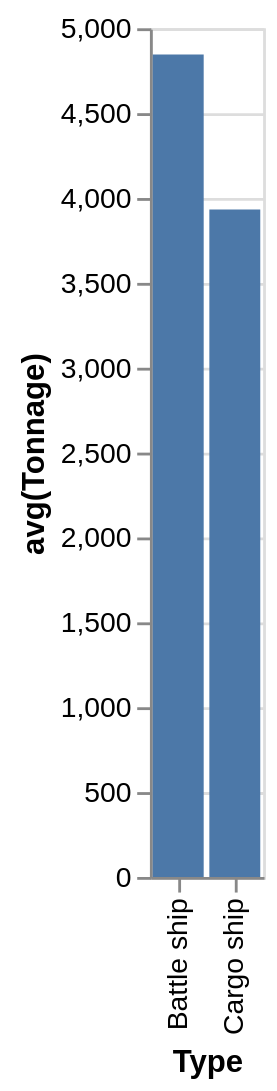

Write a Vega-Lite specification for this figure.
### Vega-Lite specification from a JSON file in a GitHub repository (floating-point values rounded to 4 significant figures)
{"data": {"values": [{"x_data": "Battle ship", "y_data": 4845}, {"x_data": "Cargo ship", "y_data": 3932.0}]}, "mark": "bar", "encoding": {"x": {"field": "x_data", "type": "nominal", "title": "Type", "sort": {"op": "sum", "field": "y_data", "order": "descending"}}, "y": {"field": "y_data", "type": "quantitative", "title": "avg(Tonnage)"}}}
